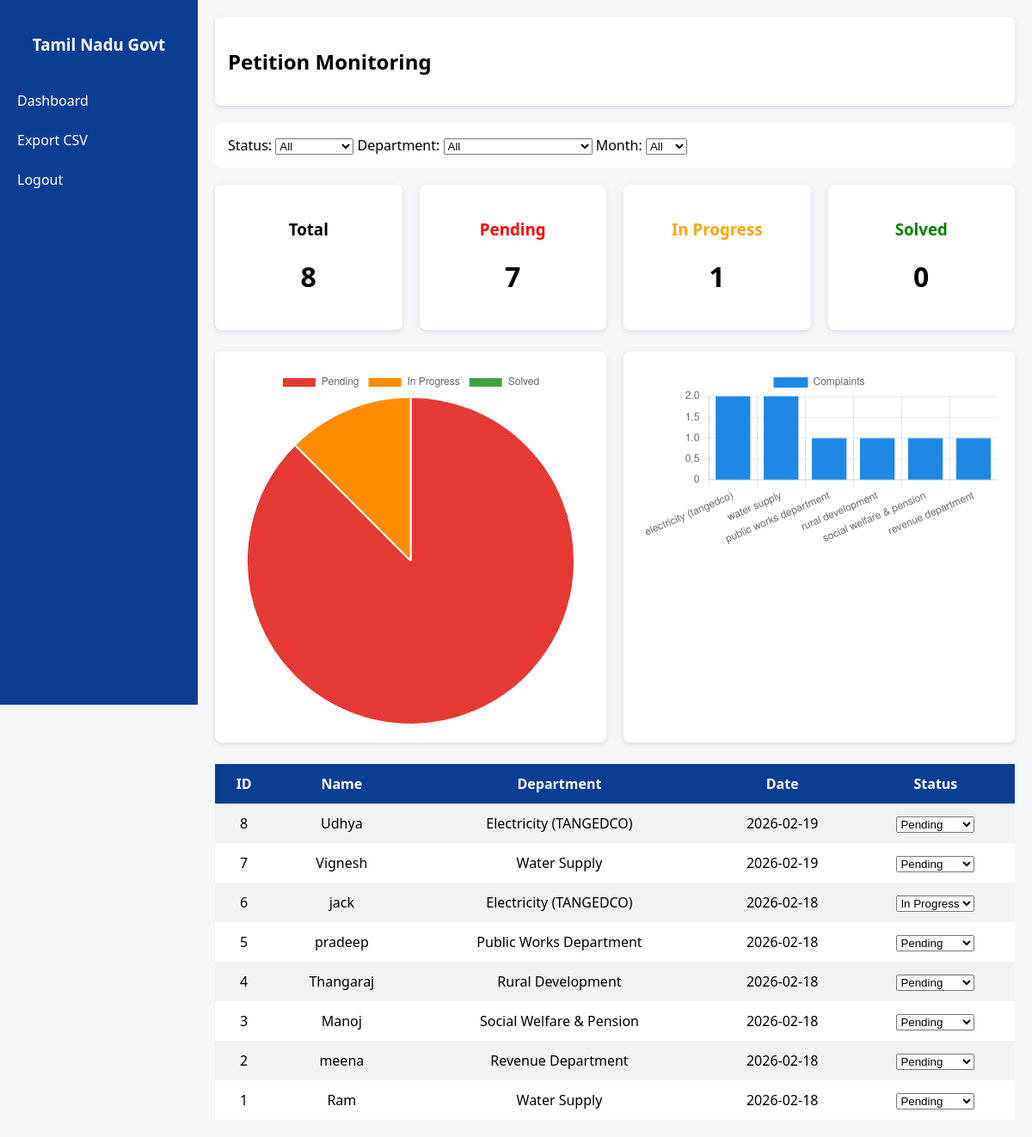
Screenshot of /admin_dashboard (signed in) with the database file from the repository.
### tables this page shows
CREATE TABLE petitions (
    id INTEGER PRIMARY KEY AUTOINCREMENT,
    name TEXT NOT NULL,
    mobile TEXT NOT NULL,
    place TEXT NOT NULL,
    department TEXT NOT NULL,
    problem TEXT NOT NULL,
    status TEXT DEFAULT 'Pending',
    created_at TIMESTAMP DEFAULT CURRENT_TIMESTAMP
);

### app.py (the view)
@app.route("/admin_dashboard")
def admin_dashboard():
    if "role" not in session:
        return redirect("/admin_login")
    conn = get_db()
    cur = conn.cursor()
    try:
        petitions = cur.execute("SELECT * FROM petitions ORDER BY id DESC").fetchall()
        total = cur.execute("SELECT COUNT(*) FROM petitions").fetchone()[0] or 0
        pending = cur.execute("SELECT COUNT(*) FROM petitions WHERE status='Pending'").fetchone()[0] or 0
        progress = cur.execute("SELECT COUNT(*) FROM petitions WHERE status='In Progress'").fetchone()[0] or 0
        solved = cur.execute("SELECT COUNT(*) FROM petitions WHERE status='Solved'").fetchone()[0] or 0
        dept_data = cur.execute("""
            SELECT department, COUNT(*)
            FROM petitions
            GROUP BY department
        """).fetchall()
        departments = [row[0] for row in dept_data] if dept_data else []
        dept_counts = [row[1] for row in dept_data] if dept_data else []
    except Exception as e:
        print("DASHBOARD ERROR:", e)
        return "Dashboard Error – check terminal"
    finally:
        conn.close()
    return render_template("admin_dashboard.html",
                           petitions=petitions,
                           total=total,
                           pending=pending,
                           progress=progress,
                           solved=solved,
                           departments=departments,
                           dept_counts=dept_counts,
                           role=session["role"])

### app.py (called while the page is built)
def get_db():
    conn = sqlite3.connect("database.db")
    conn.row_factory = sqlite3.Row
    return conn

### templates/admin_dashboard.html (shortened to what this page needs)
<!DOCTYPE html>
<html>
<head>
</head>
<body>
<div class="sidebar">
    <h3>Tamil Nadu Govt</h3>
    <a href="/admin_dashboard">Dashboard</a>
    <a href="/export_csv">Export CSV</a>
    <a href="/logout">Logout</a>
</div>
<div class="main">
<div class="header">
    <h2>Petition Monitoring</h2>
</div>
<div style="margin-top:20px;background:white;padding:15px;border-radius:8px;">
Status:
<select id="statusFilter" onchange="filterTable()">
<option value="all">All</option>
</select>
Department:
<select id="deptFilter" onchange="filterTable()">
<option value="all">All</option>
</select>
Month:
<select id="monthFilter" onchange="filterTable()">
<option value="all">All</option>
</select>
</div>
<div class="cards">
<div class="card"><h3>Total</h3><h1 id="totalCard">0</h1></div>
<div class="card"><h3 style="color:red">Pending</h3><h1 id="pendingCard">0</h1></div>
<div class="card"><h3 style="color:orange">In Progress</h3><h1 id="progressCard">0</h1></div>
<div class="card"><h3 style="color:green">Solved</h3><h1 id="solvedCard">0</h1></div>
</div>
<div class="charts">
<div class="chart-box"><canvas id="statusChart"></canvas></div>
<div class="chart-box"><canvas id="deptChart"></canvas></div>
</div>
<table id="petitionTable">
<tr>
<th>ID</th><th>Name</th><th>Department</th><th>Date</th><th>Status</th>
</tr>
{% for p in petitions %}
<tr class="data-row"
data-status="{{ p['status']|lower }}"
data-dept="{{ p['department']|lower }}"
data-month="{{ p['created_at'][5:7] }}">
<td>{{ p['id'] }}</td>
<td>{{ p['name'] }}</td>
<td>{{ p['department'] }}</td>
<td>{{ p['created_at'][:10] }}</td>
<td>
<select data-pid="{{ p['id'] }}" onchange="changeStatus(this)">
<option value="Pending" {% if p['status']=='Pending' %}selected{% endif %}>Pending</option>
<option value="In Progress" {% if p['status']=='In Progress' %}selected{% endif %}>In Progress</option>
</select>
</td>
</tr>
{% endfor %}
</table>
</div>
<script>
let statusChart;
let deptChart;
function filterTable(){
let status = statusFilter.value;
let dept = deptFilter.value;
let month = monthFilter.value;
let rows = document.querySelectorAll(".data-row");
let total=0,pending=0,progress=0,solved=0;
let deptCounts={};
rows.forEach(row=>{
let s=row.dataset.status;
let d=row.dataset.dept;
let m=row.dataset.month;
let show = (status==="all"||s===status) &&
           (dept==="all"||d===dept) &&
           (month==="all"||m===month);
row.style.display = show?"":"none";
if(show){
total++;
if(s==="pending") pending++;
if(s==="in progress") progress++;
if(s==="solved") solved++;
deptCounts[d]=(deptCounts[d]||0)+1;
}
});
updateCards(total,pending,progress,solved);
updateCharts(pending,progress,solved,deptCounts);
}
function updateCards(t,p,pr,s){
document.getElementById("totalCard").innerText=t;
document.getElementById("pendingCard").innerText=p;
document.getElementById("progressCard").innerText=pr;
document.getElementById("solvedCard").innerText=s;
}
function updateCharts(p,pr,s,deptCounts){
statusChart.data.datasets[0].data=[p,pr,s];
statusChart.update();
deptChart.data.labels=Object.keys(deptCounts);
deptChart.data.datasets[0].data=Object.values(deptCounts);
deptChart.update();
}
document.addEventListener("DOMContentLoaded",()=>{
const statusCtx = document.getElementById("statusChart").getContext("2d");
const deptCtx = document.getElementById("deptChart").getContext("2d");
statusChart=new Chart(statusCtx,{
type:'pie',
data:{
labels:["Pending","In Progress","Solved"],
datasets:[{
data:[0,0,0],
backgroundColor:["#e53935","#fb8c00","#43a047"]
}]
}
});
deptChart=new Chart(deptCtx,{
type:'bar',
data:{
labels:[],
datasets:[{
label:"Complaints",
data:[],
backgroundColor:"#1e88e5"
}]
},
options:{scales:{y:{beginAtZero:true}}}
});
filterTable();
});
</script>
</body>
</html>

### templates/admin_dashboard.html (style rules this page uses)
body { margin:0; font-family:Segoe UI; background:#f4f6f9; }
.sidebar { width:230px;height:100vh;background:#0b3d91;position:fixed;color:white;padding-top:20px; }
.sidebar h3 { text-align:center;margin-bottom:30px; }
.sidebar a { display:block;padding:12px 20px;color:white;text-decoration:none; }
.main { margin-left:230px;padding:20px; }
.header { background:white;padding:15px;display:flex;justify-content:space-between; box-shadow:0 2px 6px rgba(0,0,0,0.1);border-radius:8px; }
.cards { display:grid;grid-template-columns:repeat(4,1fr);gap:20px;margin-top:20px; }
.card { background:white;padding:20px;border-radius:8px;text-align:center; box-shadow:0 2px 6px rgba(0,0,0,0.1); }
.charts { display:grid;grid-template-columns:1fr 1fr;gap:20px;margin-top:25px; }
.chart-box { background:white;padding:20px;border-radius:8px; box-shadow:0 2px 6px rgba(0,0,0,0.1); }
table { width:100%;border-collapse:collapse;margin-top:25px;background:white; }
th,td { padding:12px;text-align:center; }
th { background:#0b3d91;color:white; }
tr:nth-child(even) { background:#f2f2f2; }

### rows the page displays
petitions: id "8", name "Udhya", department "Electricity (TANGEDCO)", created_at "2026-02-19", status+id "Pending"
petitions: id "7", name "Vignesh", department "Water Supply", created_at "2026-02-19", status+id "Pending"
petitions: id "6", name "jack", department "Electricity (TANGEDCO)", created_at "2026-02-18", status+id "In Progress"
petitions: id "5", name "pradeep", department "Public Works Department", created_at "2026-02-18", status+id "Pending"
petitions: id "4", name "Thangaraj", department "Rural Development", created_at "2026-02-18", status+id "Pending"
petitions: id "3", name "Manoj", department "Social Welfare & Pension", created_at "2026-02-18", status+id "Pending"
petitions: id "2", name "meena", department "Revenue Department", created_at "2026-02-18", status+id "Pending"
petitions: id "1", name "Ram", department "Water Supply", created_at "2026-02-18", status+id "Pending"
